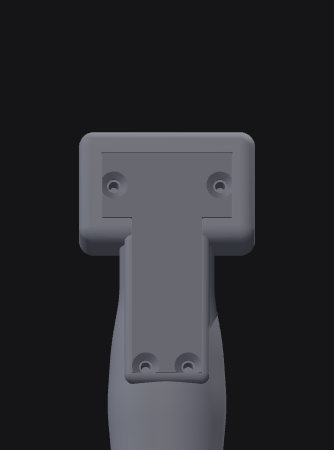
#> input picture joystick/out/views/back.png, 334 x 450 px, given in place of hero.png, which was not available
$ python make_sheet.py
#> lines starting #> are read from the running program, lines starting #| are printed output that depends on the picture; pictures that were not available may be replaced by others from this repository, and a replacement may not be noted
#!/usr/bin/env python3
"""Compose out/views/*.png into a spec sheet -> out/joystick_sheet.png"""
import os

from PIL import Image, ImageDraw, ImageFont

HERE = os.path.dirname(os.path.abspath(__file__))
V = os.path.join(HERE, "out", "views")
FONT = "/usr/share/fonts/truetype/liberation/LiberationSans-Regular.ttf"
FONT_B = "/usr/share/fonts/truetype/liberation/LiberationSans-Bold.ttf"
BG, LINE, FG, MUTED, DIM = "#151517", "#2e2e33", "#ececef", "#9a9aa2", "#f5f5f7"

W, H = 1600, 1800
sheet = Image.new("RGB", (W, H), BG)
d = ImageDraw.Draw(sheet)
f = lambda size, bold=False: ImageFont.truetype(FONT_B if bold else FONT, size)


def panel(name, x, y, w, h, title, sub=None):
#> called with name = 'hero', x = 0, y = 0, w = 600, h = 900, title = '6 BUTTON JOYSTICK'
    img = Image.open(os.path.join(V, f"{name}.png")).convert("RGB")
#> img is the input picture: PIL image 334x450 RGB; mean R, G, B 43.8, 44.1, 47.9
    if img.size != (w, h):
        img = img.resize((w, h), Image.LANCZOS)
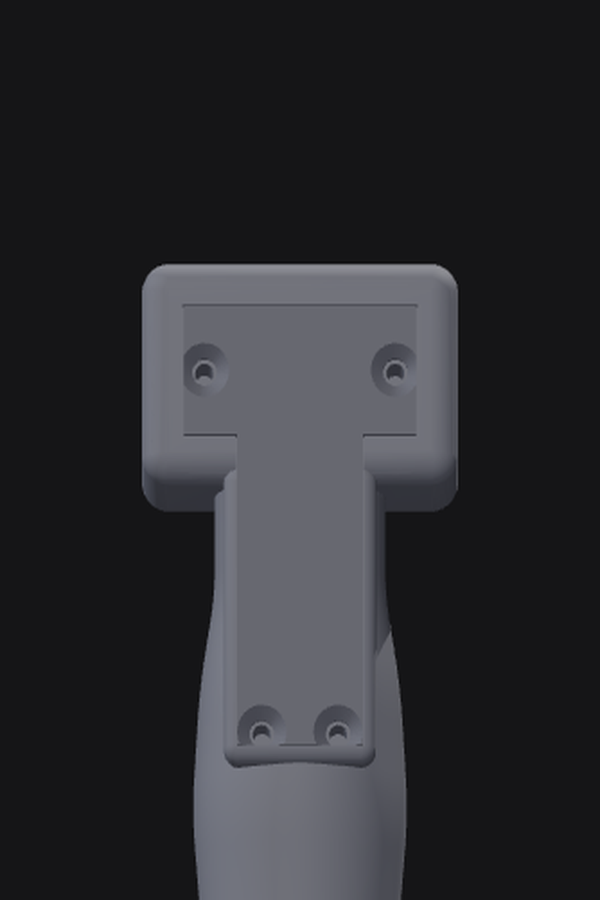
#> img: PIL image 600x900 RGB; mean R, G, B 43.8, 44.1, 47.9
    sheet.paste(img, (x, y))
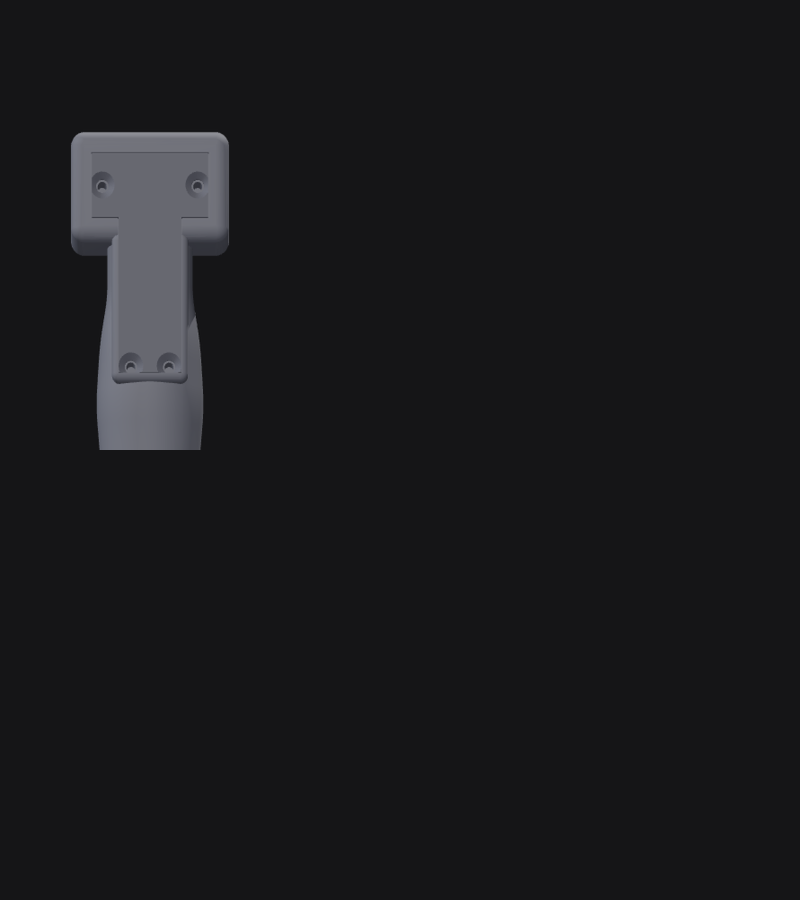
#> sheet: PIL image 1600x1800 RGB (shown at 1/2 size); mean R, G, B 25.3, 25.3, 27.7
    d.rectangle([x, y, x + w - 1, y + h - 1], outline=LINE, width=2)
    d.text((x + 18, y + 14), title, fill=FG, font=f(22, True))
    if sub:
        d.text((x + 18, y + 44), sub, fill=MUTED, font=f(15))


def arrow_line(p0, p1, color=DIM, width=2, head=8):
    d.line([p0, p1], fill=color, width=width)
    import math
    for a, b in ((p0, p1), (p1, p0)):
        ang = math.atan2(b[1] - a[1], b[0] - a[0])
        for s in (+0.5, -0.5):
            d.line([b, (b[0] - head * math.cos(ang + s), b[1] - head * math.sin(ang + s))], fill=color, width=width)


def label(xy, text, size=16, anchor="mm", color=DIM):
    d.text(xy, text, fill=color, font=f(size), anchor=anchor)


# ---------------- layout ----------------
panel("hero", 0, 0, 600, 900, "6 BUTTON JOYSTICK")
d.text((18, 44), "TOP ROW TIPPED 45° TO THE THUMB", fill=MUTED, font=f(15))
d.text((18, 64), "BOTTOM ROW FLAT · PRO MICRO IN THE NECK", fill=MUTED, font=f(15))

panel("front", 600, 0, 500, 450, "FRONT VIEW")
#> call 2 of panel, with name = 'front', x = 600, y = 0, w = 500, h = 450, title = 'FRONT VIEW'
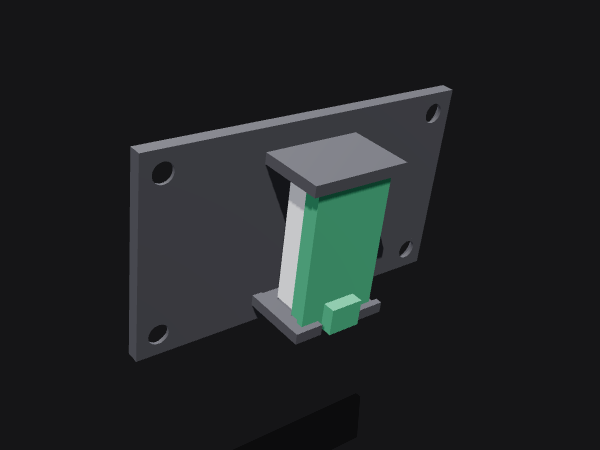
#> input picture joystick/out/views/carrier.png, 600 x 450 px, given in place of front.png, which was not available
#> in panel, img is the input picture: PIL image 600x450 RGB; mean R, G, B 32.3, 35.4, 36.6
#> in panel (call 2), `img = img.resize((w, h), Image.LANCZOS)`:
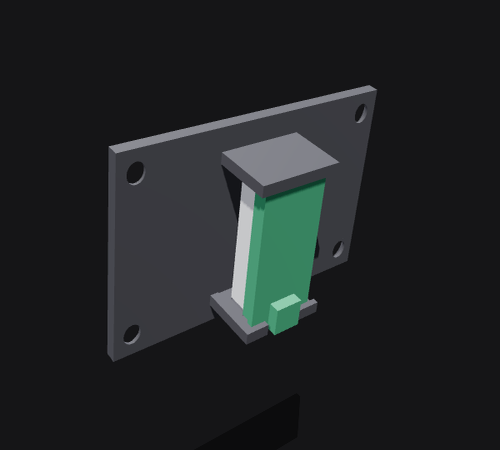
#> img: PIL image 500x450 RGB; mean R, G, B 32.3, 35.4, 36.6
panel("top", 1100, 0, 500, 450, "TOP VIEW")
#> call 3 of panel, with name = 'top', x = 1100, y = 0, w = 500, h = 450, title = 'TOP VIEW'
#> in panel (call 3), `sheet.paste(img, (x, y))`:
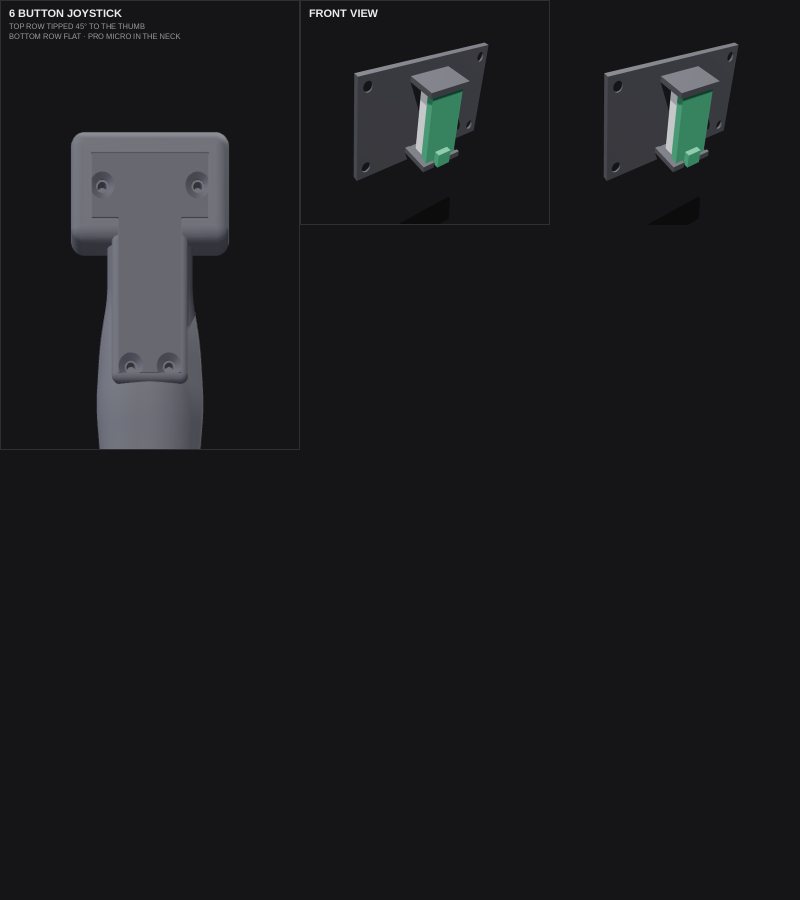
#> sheet: PIL image 1600x1800 RGB (shown at 1/2 size); mean R, G, B 27.4, 27.9, 30.2
panel("left", 600, 450, 333, 450, "LEFT SIDE VIEW")
#> (the run stopped early here; a loop or call above may not have finished)
